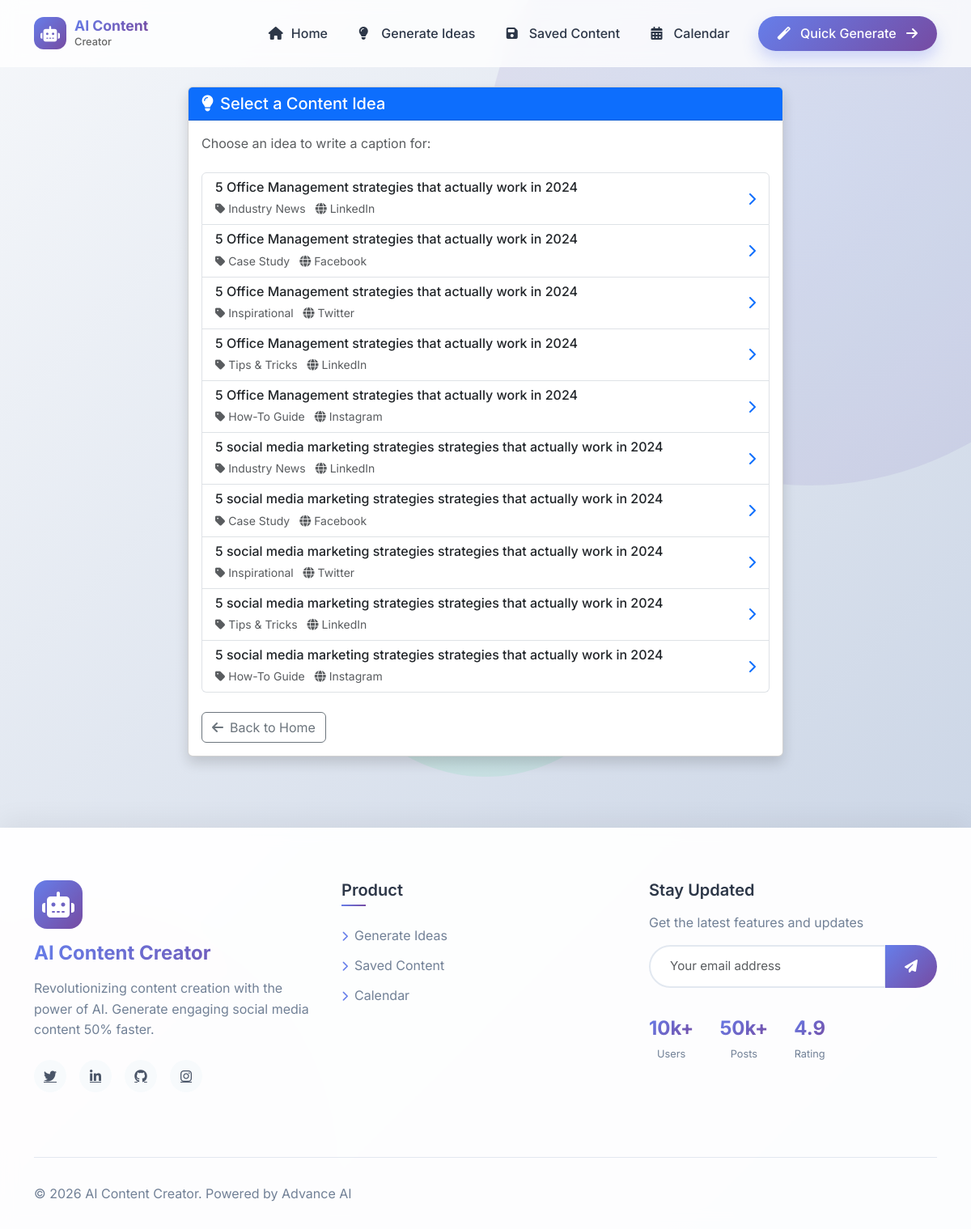
/generate-caption/, run on the app's committed database.
### content/models.py (models this page shows, shortened)
class ContentIdea(models.Model):
    CATEGORY_CHOICES = [
        ('tips', 'Tips & Tricks'),
        ('case_study', 'Case Study'),
        ('news', 'Industry News'),
        ('how_to', 'How-To Guide'),
        ('inspirational', 'Inspirational'),
        ('trending', 'Trending Topic'),
    ]
    PLATFORM_CHOICES = [
        ('instagram', 'Instagram'),
        ('linkedin', 'LinkedIn'),
        ('twitter', 'Twitter'),
        ('facebook', 'Facebook'),
        ('tiktok', 'TikTok'),
    ]
    TONE_CHOICES = [
        ('professional', 'Professional'),
        ('casual', 'Casual'),
        ('witty', 'Witty'),
        ('inspirational', 'Inspirational'),
        ('educational', 'Educational'),
    ]
    title = models.CharField(max_length=200)
    topic = models.CharField(max_length=100)
    category = models.CharField(max_length=20, choices=CATEGORY_CHOICES)
    platform = models.CharField(max_length=20, choices=PLATFORM_CHOICES)
    tone = models.CharField(max_length=20, choices=TONE_CHOICES, default='professional')
    angle = models.TextField()
    pain_point = models.TextField(blank=True)
    target_audience = models.CharField(max_length=200, blank=True)
    created_at = models.DateTimeField(default=timezone.now)
    is_used = models.BooleanField(default=False)
    class Meta:
        ordering = ['-created_at']

### content/views.py (the view)
# urls.py: path('generate-caption/', views.generate_caption, name='generate_caption_no_idea'),
def generate_caption(request, idea_id=None):
    idea = None
    if idea_id:
        idea = get_object_or_404(ContentIdea, id=idea_id)
    if request.method == 'POST':
        form = CaptionForm(request.POST)
        if form.is_valid():
            idea_id = form.cleaned_data['idea_id']
            idea = get_object_or_404(ContentIdea, id=idea_id)
            platform = form.cleaned_data['platform']
            tone = form.cleaned_data['tone']
            additional_instructions = form.cleaned_data['additional_instructions']
            caption_data = GeminiContentGenerator.generate_caption(
                idea_title=idea.title,
                platform=platform,
                tone=tone,
                additional_instructions=additional_instructions
            )
            quality_data = GeminiContentGenerator.check_quality(
                caption_data['caption'],
                platform
            )
            generated_content = GeneratedContent.objects.create(
                idea=idea,
                caption=caption_data['caption'],
                hashtags=caption_data['hashtags'],
                quality_score=quality_data['overall_score'] / 10,  # Convert to 0-1 scale
                status='review' if quality_data['overall_score'] < 7 else 'draft'
            )
            QualityCheck.objects.create(
                content=generated_content,
                check_type='initial',
                score=quality_data['overall_score'] / 10,
                issues=json.dumps(quality_data.get('issues', [])),
                suggestions=json.dumps(quality_data.get('suggestions', []))
            )
            messages.success(request, 'Caption generated successfully!')
            return redirect('content_detail', content_id=generated_content.id)
    else:
        if idea:
            form = CaptionForm(initial={
                'idea_id': idea.id,
                'topic': idea.title,
                'platform': idea.platform,
                'tone': idea.tone
            })
        else:
            ideas = ContentIdea.objects.filter(is_used=False)[:10]
            return render(request, 'content/select_idea.html', {'ideas': ideas})
    return render(request, 'content/write_caption.html', {
        'form': form,
        'idea': idea
    })

### content/templates/content/select_idea.html (shortened to what this page needs)
{% extends 'content/base.html' %}
{% block content %}
<div class="container py-4">
    <div class="row justify-content-center">
        <div class="col-md-8">
            <div class="card shadow">
                <div class="card-header bg-primary text-white">
                    <h5 class="mb-0"><i class="fas fa-lightbulb me-2"></i>Select a Content Idea</h5>
                </div>
                <div class="card-body">
                    <p class="text-muted mb-4">Choose an idea to write a caption for:</p>
                    {% if ideas %}
                    <div class="list-group">
                        {% for idea in ideas %}
                        <a href="{% url 'generate_caption' idea.id %}" class="list-group-item list-group-item-action">
                            <div class="d-flex justify-content-between align-items-center">
                                <div>
                                    <h6 class="mb-1">{{ idea.title }}</h6>
                                    <small class="text-muted">
                                        <i class="fas fa-tag me-1"></i>{{ idea.get_category_display }}
                                        <i class="fas fa-globe ms-2 me-1"></i>{{ idea.get_platform_display }}
                                    </small>
                                </div>
                                <i class="fas fa-chevron-right text-primary"></i>
                            </div>
                        </a>
                        {% endfor %}
                    </div>
                    {% endif %}
                    <div class="mt-4">
                        <a href="{% url 'index' %}" class="btn btn-outline-secondary">
                            <i class="fas fa-arrow-left me-2"></i>Back to Home
                        </a>
                    </div>
                </div>
            </div>
        </div>
    </div>
</div>
{% endblock %}

### content/templates/content/base.html (shortened to what this page needs)
<!DOCTYPE html>
<html lang="en">
<head>
    <link href="https://cdn.jsdelivr.net/npm/bootstrap@5.3.0/dist/css/bootstrap.min.css" rel="stylesheet">
    <link rel="stylesheet" href="https://cdnjs.cloudflare.com/ajax/libs/font-awesome/6.4.0/css/all.min.css">
    <link href="https://unpkg.com/aos@2.3.1/dist/aos.css" rel="stylesheet">
    {% load static %}
    <link rel="stylesheet" href="{% static 'content/css/custom.css' %}">
</head>
<body>
    <div class="fixed-background">
    </div>
    <nav class="navbar navbar-expand-lg navbar-dark sticky-top" id="mainNav">
        <div class="container">
            <a class="navbar-brand" href="{% url 'index' %}">
                <div class="brand-container">
                    <div class="brand-icon">
                        <i class="fas fa-robot"></i>
                    </div>
                    <div class="brand-text">
                        <span class="brand-name">AI Content</span>
                        <span class="brand-suffix">Creator</span>
                    </div>
                </div>
            </a>
            <div class="collapse navbar-collapse" id="navbarNav">
                <ul class="navbar-nav ms-auto align-items-center">
                    <li class="nav-item">
                        <a class="nav-link {% if request.path == '/' %}active{% endif %}" href="{% url 'index' %}">
                            <i class="fas fa-home nav-icon"></i>
                            <span class="nav-text">Home</span>
                        </a>
                    </li>
                    <li class="nav-item">
                        <a class="nav-link {% if 'generate_ideas' in request.path %}active{% endif %}" href="{% url 'generate_ideas' %}">
                            <i class="fas fa-lightbulb nav-icon"></i>
                            <span class="nav-text">Generate Ideas</span>
                        </a>
                    </li>
                    <li class="nav-item">
                        <a class="nav-link {% if 'saved_content' in request.path %}active{% endif %}" href="{% url 'saved_content' %}">
                            <i class="fas fa-save nav-icon"></i>
                            <span class="nav-text">Saved Content</span>
                        </a>
                    </li>
                    <li class="nav-item">
                        <a class="nav-link {% if 'calendar' in request.path %}active{% endif %}" href="{% url 'calendar_view' %}">
                            <i class="fas fa-calendar-alt nav-icon"></i>
                            <span class="nav-text">Calendar</span>
                        </a>
                    </li>
                    <li class="nav-item ms-lg-3">
                        <a href="{% url 'generate_ideas' %}" class="btn btn-quick-action">
                            <i class="fas fa-magic me-2"></i>
                            <span>Quick Generate</span>
                            <i class="fas fa-arrow-right ms-2 arrow-icon"></i>
                        </a>
                    </li>
                </ul>
            </div>
        </div>
    </nav>
    <main>
        {% block content %}{% endblock %}
    </main>
    <footer class="modern-footer">
        <div class="container">
            <div class="footer-top">
                <div class="row g-4">
                    <div class="col-lg-4">
                        <div class="footer-brand">
                            <div class="brand-icon-large">
                                <i class="fas fa-robot"></i>
                            </div>
                            <h4 class="footer-title">AI Content Creator</h4>
                            <p class="footer-description">
                                Revolutionizing content creation with the power of AI. Generate engaging social media content 50% faster.
                            </p>
                            <div class="social-links">
                                <a href="#" class="social-link" aria-label="Twitter">
                                    <i class="fab fa-twitter"></i>
                                </a>
                                <a href="#" class="social-link" aria-label="LinkedIn">
                                    <i class="fab fa-linkedin-in"></i>
                                </a>
                                <a href="#" class="social-link" aria-label="GitHub">
                                    <i class="fab fa-github"></i>
                                </a>
                                <a href="#" class="social-link" aria-label="Instagram">
                                    <i class="fab fa-instagram"></i>
                                </a>
                            </div>
                        </div>
                    </div>
                    <div class="col-lg-2 col-md-4">
                        <div class="footer-links">
                            <h5>Product</h5>
                            <ul>
                                <li><a href="{% url 'generate_ideas' %}"><i class="fas fa-chevron-right"></i>Generate Ideas</a></li>
                                <li><a href="{% url 'saved_content' %}"><i class="fas fa-chevron-right"></i>Saved Content</a></li>
                                <li><a href="{% url 'calendar_view' %}"><i class="fas fa-chevron-right"></i>Calendar</a></li>
                            </ul>
                        </div>
                    </div>
                    <div class="col-lg-2 col-md-4">
                    </div>
                    <div class="col-lg-4 col-md-4">
                        <div class="footer-newsletter">
                            <h5>Stay Updated</h5>
                            <p>Get the latest features and updates</p>
                            <form class="newsletter-form" id="newsletterForm">
                                <div class="input-group">
                                    <input type="email" class="form-control" placeholder="Your email address" required>
                                    <button class="btn btn-subscribe" type="submit">
                                        <i class="fas fa-paper-plane"></i>
                                    </button>
                                </div>
                            </form>
                            <div class="footer-stats">
                                <div class="stat-item">
                                    <span class="stat-value">10k+</span>
                                    <span class="stat-label">Users</span>
                                </div>
                                <div class="stat-item">
                                    <span class="stat-value">50k+</span>
                                    <span class="stat-label">Posts</span>
                                </div>
                                <div class="stat-item">
                                    <span class="stat-value">4.9</span>
                                    <span class="stat-label">Rating</span>
                                </div>
                            </div>
                        </div>
                    </div>
                </div>
            </div>
            <div class="footer-bottom">
                <div class="row align-items-center">
                    <div class="col-md-6">
                        <p class="copyright">
                            © {% now "Y" %} AI Content Creator.
                            <span class="d-inline-block">Powered by Advance AI</span>
                        </p>
                    </div>
                </div>
            </div>
        </div>
    </footer>
</body>
</html>

### content/static/content/css/custom.css (style rules this page uses)
body { min-height: 100vh; display: flex; flex-direction: column; }
main { flex: 1; }
.card { transition: transform 0.2s, box-shadow 0.2s; }

### data on the page
ContentIdea: title "5 Office Management strategies that actually work in 2024", category "Industry News", platform "LinkedIn"
ContentIdea: title "5 Office Management strategies that actually work in 2024", category "Case Study", platform "Facebook"
ContentIdea: title "5 Office Management strategies that actually work in 2024", category "Inspirational", platform "Twitter"
ContentIdea: title "5 Office Management strategies that actually work in 2024", category "Tips & Tricks", platform "LinkedIn"
ContentIdea: title "5 Office Management strategies that actually work in 2024", category "How-To Guide", platform "Instagram"
ContentIdea: title "5 social media marketing strategies strategies that actually work in 2024", category "Industry News", platform "LinkedIn"
ContentIdea: title "5 social media marketing strategies strategies that actually work in 2024", category "Case Study", platform "Facebook"
ContentIdea: title "5 social media marketing strategies strategies that actually work in 2024", category "Inspirational", platform "Twitter"
ContentIdea: title "5 social media marketing strategies strategies that actually work in 2024", category "Tips & Tricks", platform "LinkedIn"
ContentIdea: title "5 social media marketing strategies strategies that actually work in 2024", category "How-To Guide", platform "Instagram"
